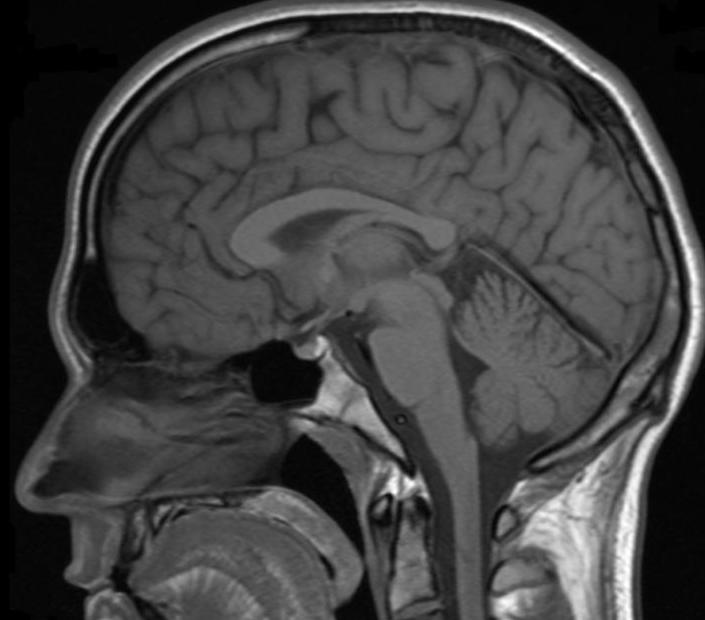
%> input picture HW1/example1.jpg, 705 x 620 px
$ octave --eval "rgbPlot('example1.jpg');"   (GNU Octave 9; MATLAB toolbox functions it lacks are replaced by stand-ins)
%> lines starting %> are read from the running program, lines starting %| are printed output that depends on the picture
function [] = rgbPlot(ImgName)
%> called with ImgName = 'example1.jpg'

figure

% Loading Image
Img = imread(ImgName);
%> Img is the input picture: size 620x705x3 uint8; min 0, max 255, mean 65.9
subplot(2,3,1:3)
imshow(Img); title('Original Image');

% Image Asignation
Red = Img;
Blue = Img;
Green = Img;

%% RGB

% Red Channel
Red(:,:,2) = 0;
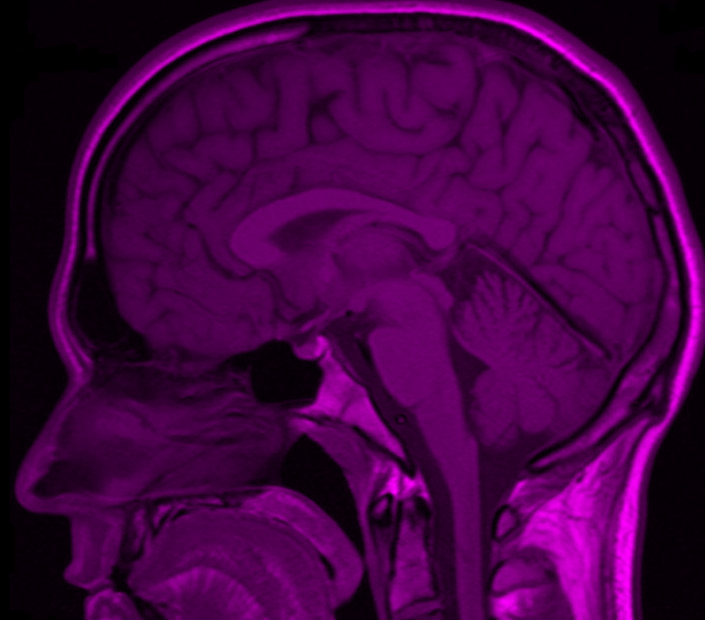
%> Red: size 620x705x3 uint8; mean R, G, B 65.9, 0, 65.9
Red(:,:,3) = 0;
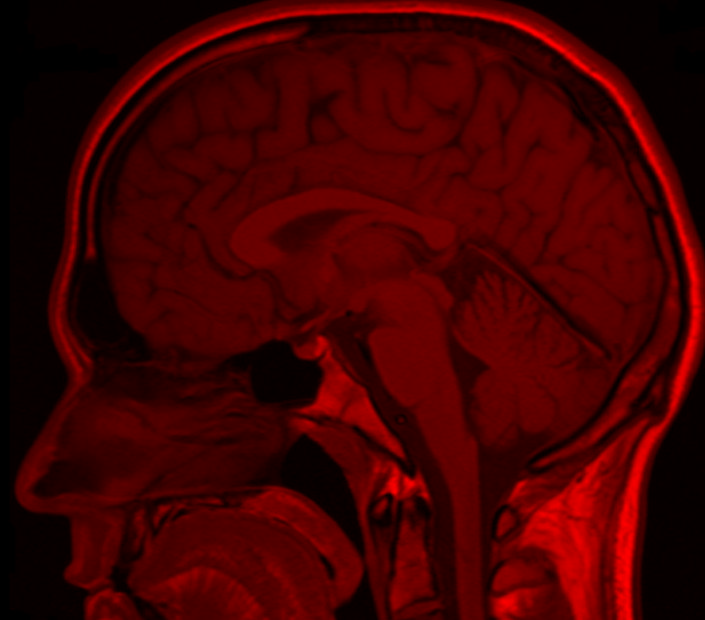
%> Red: size 620x705x3 uint8; mean R, G, B 65.9, 0, 0
subplot(234)
imshow(Red); title('Channel Red')

% Blue Channel
Blue(:,:,1) = 0;
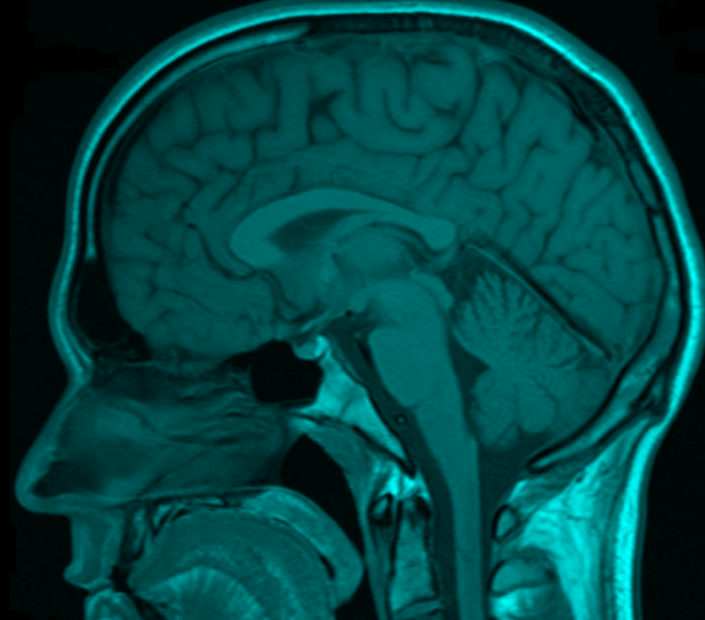
%> Blue: size 620x705x3 uint8; mean R, G, B 0, 65.9, 65.9
Blue(:,:,3) = 0;
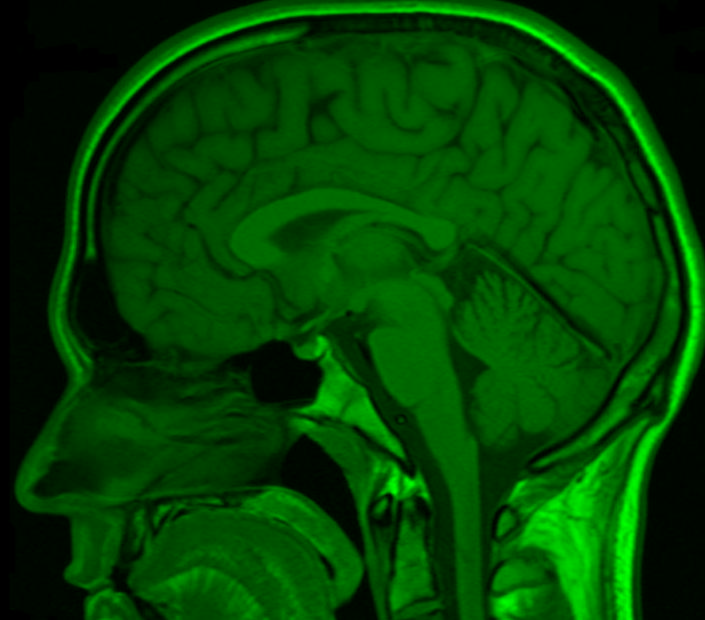
%> Blue: size 620x705x3 uint8; mean R, G, B 0, 65.9, 0
subplot(235)
imshow(Blue); title('Channel Blue')

% Green Channel
Green(:,:,1) = 0;
Green(:,:,2) = 0;
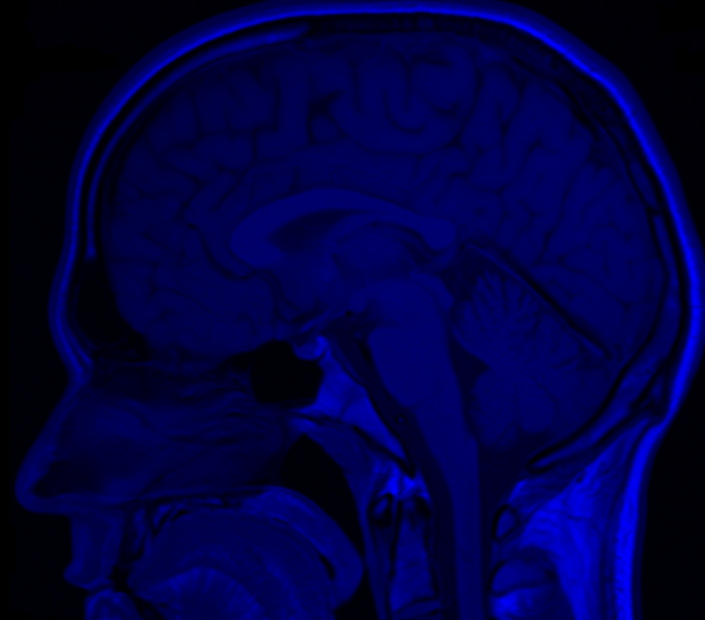
%> Green: size 620x705x3 uint8; mean R, G, B 0, 0, 65.9
subplot(236)
imshow(Green); title('Channel Green')
end

$ run again, on HW1/example2.jpg
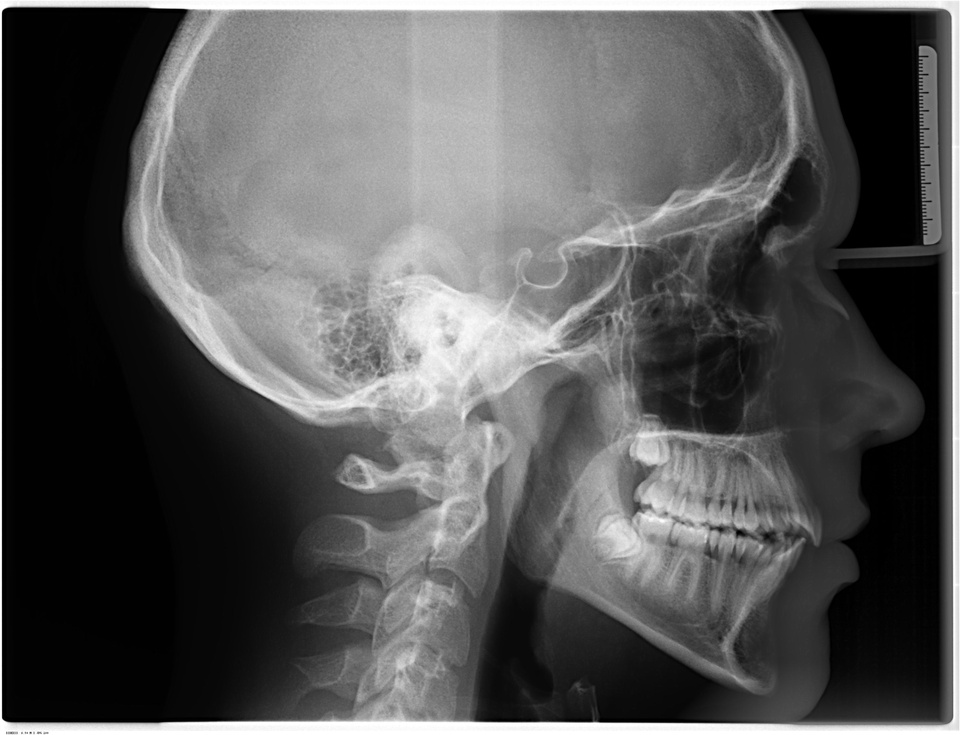
%> input picture HW1/example2.jpg, 960 x 735 px, shrunk from 2808 x 2148 before the run
%> in rgbPlot, Img is the input picture: size 735x960x3 uint8; min 0, max 255, mean 86.5
%> in rgbPlot, `Blue(:,:,3) = 0;`:
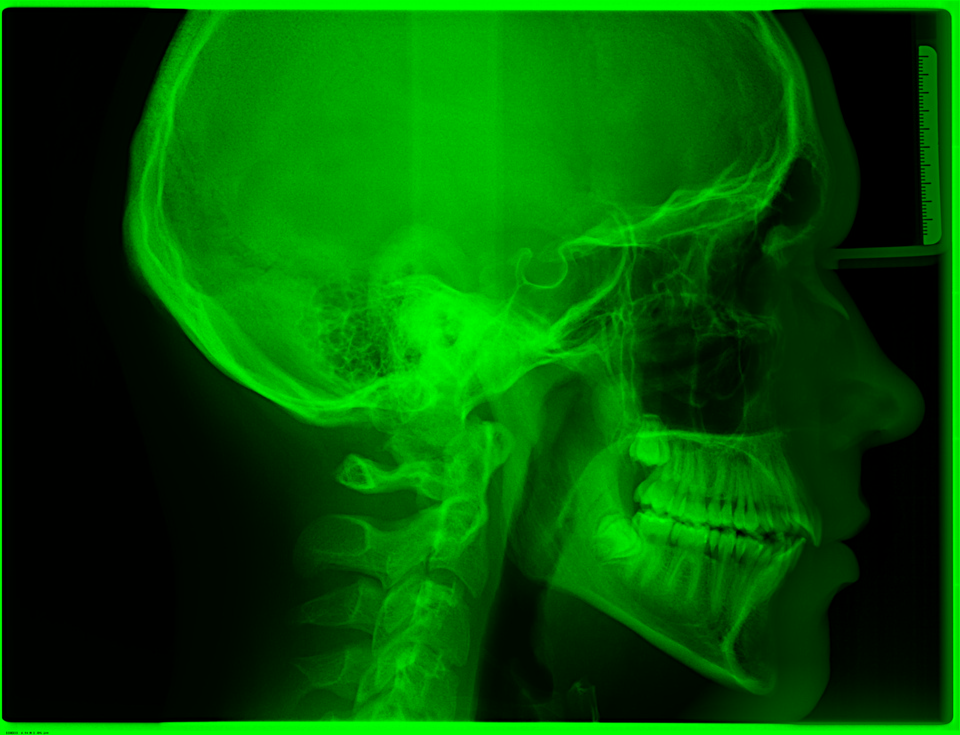
%> Blue: size 735x960x3 uint8; mean R, G, B 0, 86.5, 0
%> in rgbPlot, `Green(:,:,2) = 0;`:
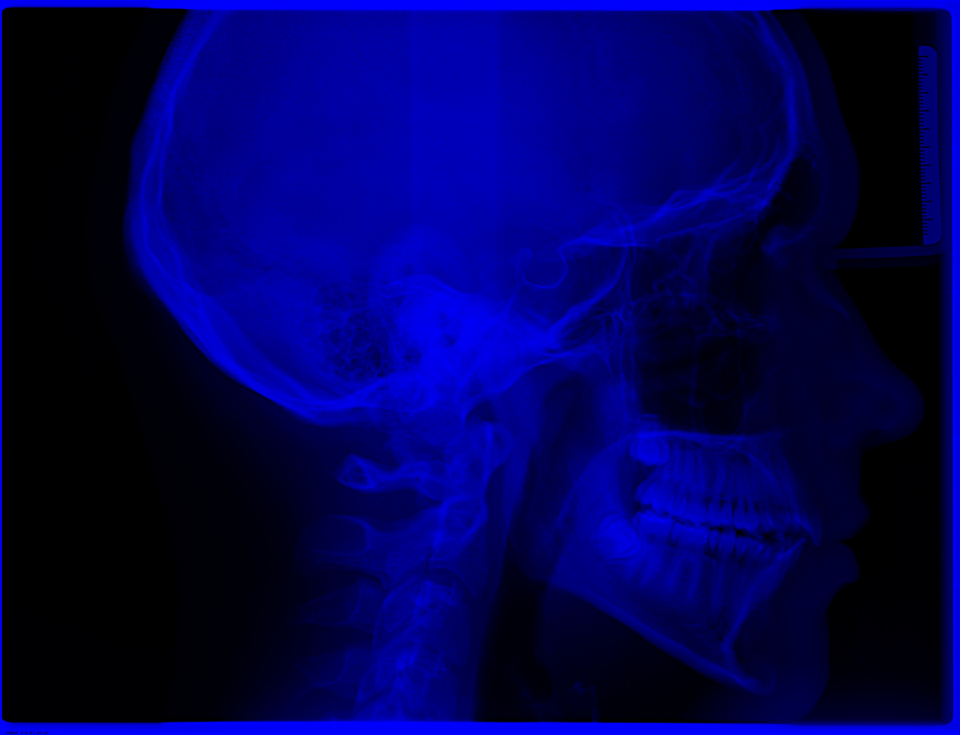
%> Green: size 735x960x3 uint8; mean R, G, B 0, 0, 86.5
